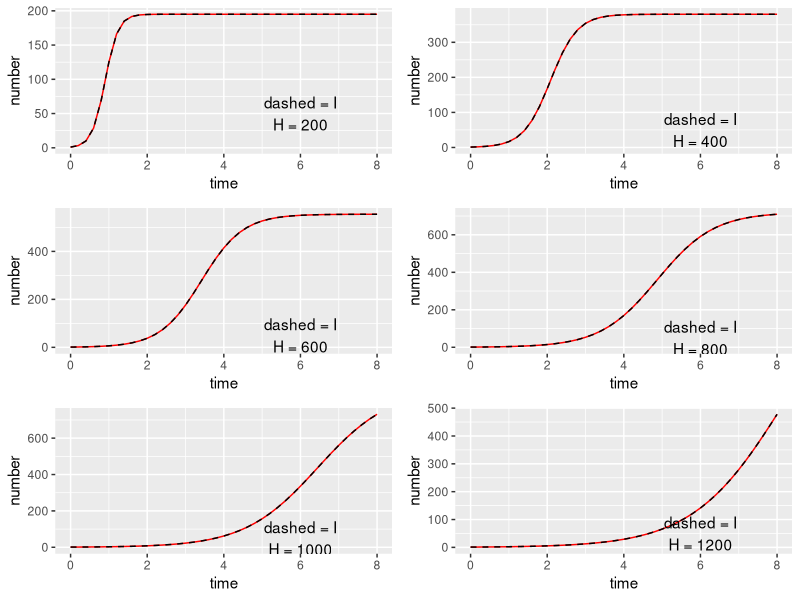

Write R code to recreate this figure.

########################################################
#### CHECK I AND i VERSIONS OF DONNELLY MODEL ALIGN ####
########################################################

## This is a version of the Donnelly model with vector preference but no aphid 
## popultion dynamics - constant aphid population size

rm(list = ls())

# packages
library(deSolve)
library(ggplot2)
library(gridExtra)


donnelly_vpref_ode_I <- function(times, states, parms) {
  
  # STATES
  I <- states[["I"]]
  
  # PARAMETERS
  gamma <- parms[["gamma"]]
  theta <- parms[["theta"]]
  H <- parms[["H"]]
  v <- parms[["v"]]
  e <- parms[["e"]]
  w <- parms[["w"]]
  Pacq <- parms[["Pacq"]]
  Pinoc <- parms[["Pinoc"]]
  A <- parms[["A"]]
  
  # DEFINE PARAMETERS NEEDED FOR STATE EQUATIONS
  
  # I_hat = weighted number of infected plants, accounting for attraction towards infected plants
  i_hat <- v*I / (H - I + v*I)
  
  # expected number of transmissions per dispersal, 
  # derived from analysis of markov chain (see Donnelly 2019, Appendix S1)
  #xi <- (q^2*Pacq*Pinoc*i_hat*(1 - e*w)*(1 - i_hat))/(p + q*w*(1 - i_hat*(1 - e)))
  xI <- (Pacq*Pinoc*i_hat*(1 - e*w)*(1 - i_hat))/(w*(1 - i_hat*(1 - e)))
  
  # infected plants - change in incidence of infected plants
  # = rate of aphid dispersal * mean number of transmissions - plant death
  dI <- (theta*A)*xI - gamma*I
  
  return(list(dI))
}

donnelly_vpref_ode_i <- function(times, states, parms) {
  
  # STATES
  i <- states[["i"]]
  
  # PARAMETERS
  gamma <- parms[["gamma"]]
  theta <- parms[["theta"]]
  H <- parms[["H"]]
  v <- parms[["v"]]
  e <- parms[["e"]]
  w <- parms[["w"]]
  Pacq <- parms[["Pacq"]]
  Pinoc <- parms[["Pinoc"]]
  A <- parms[["A"]]
  
  # DEFINE PARAMETERS NEEDED FOR STATE EQUATIONS
  
  # I_hat = weighted number of infected plants, accounting for attraction towards infected plants
  i_hat <- v*i / ((1-i) + v*i) 
  
  # expected number of transmissions per dispersal, 
  # derived from analysis of markov chain (see Donnelly 2019, Appendix S1)
  #xi <- (q^2*Pacq*Pinoc*i_hat*(1 - e*w)*(1 - i_hat))/(p + q*w*(1 - i_hat*(1 - e)))
  xi <- (Pacq*Pinoc*i_hat*(1 - e*w)*(1 - i_hat))/(w*(1 - i_hat*(1 - e)))
  
  # infected plants - change in incidence of infected plants
  # = rate of aphid dispersal * mean number of transmissions - plant death
  di <- (theta*A/H)*xi - gamma*i
  
  return(list(di))
}

parms <- c(
  gamma = 3/20, # rate of recovery/death of I plants
  b = 0.1, # aphid mortality rate per day
  theta = 1, # aphid dispersal rate per day
  a = 2, # reproduction rate per aphid per day
  K = 10, # aphid reproduction limit - maximum aphids per plant (diff to donnelly_stoch_sim.R)
  H = 100, # number host plants
  p = 0.2, # aphid emigration/death rate per journey between plants
  v = 1, # infected plant attractiveness
  e = 1, # infected plant acceptability 
  w = 0.2, # feeding rate on healthy plant
  Pacq = 0.5, # chance of virus acquisition from infected plant
  Pinoc = 0.5, # chance of inoculating healthy plant
  A = 1200 # number aphids
)

#states
num_I <- 1

init_states_i <- c(
  i = num_I/parms[["H"]] # frequency of infected plants
)

init_states_I <- c(
  I = num_I # frequency of infected plants
)

# timeframe
times <- seq(0, 8, by = 0.2)

########
# run epidemic
########

run_epidemic <- function(init_states_i, init_states_I, times, parms) {
  
  ### runs ode for both versions of the Donnelly model and plots graph of 
  ### number of infected over time for each, on the same plot
  
  trajectory_I <- data.frame(ode(y = init_states_I, 
                                 times = times, 
                                 parms = parms, 
                                 func = donnelly_vpref_ode_I))
  
  trajectory_long_I <- reshape2::melt(trajectory_I, id.vars="time")
  names(trajectory_long_I) <- c("time", "compartment", "number")
  
  trajectory_i <- data.frame(ode(y = init_states_i, 
                                 times = times, 
                                 parms = parms, 
                                 func = donnelly_vpref_ode_i))
  
  trajectory_long_i <- reshape2::melt(trajectory_i, id.vars="time")
  names(trajectory_long_i) <- c("time", "compartment", "number")
  trajectory_long_i$number <- trajectory_long_i$number * parms[["H"]]
  
  unname(trajectory_long_i$number) == unname(trajectory_long_I$number)
  
  plot <- ggplot(data = trajectory_long_i, aes(x = time, y = number)) +
    geom_line(color = "red") +
    geom_line(data = trajectory_long_I, linetype = "dashed") + 
    annotate("text", label = paste("dashed = I\nH =", parms[["H"]]), x = 6, y = 50)
  
  return(plot)
}

## run epidemic for different values of H (number of plants) to verify the models give the same
# result

H_vals <- c(200, 400, 600, 800, 1000, 1200)
out <- list()

for (i in 1:length(H_vals)) {
  parms[["H"]] <- H_vals[i]
  init_states_i <- c(i = num_I/parms[["H"]])
  out[[i]] <- run_epidemic(init_states_i, init_states_I, times, parms)
}

# plot result
grid.arrange(out[[1]], out[[2]], out[[3]], out[[4]], out[[5]], out[[6]])
